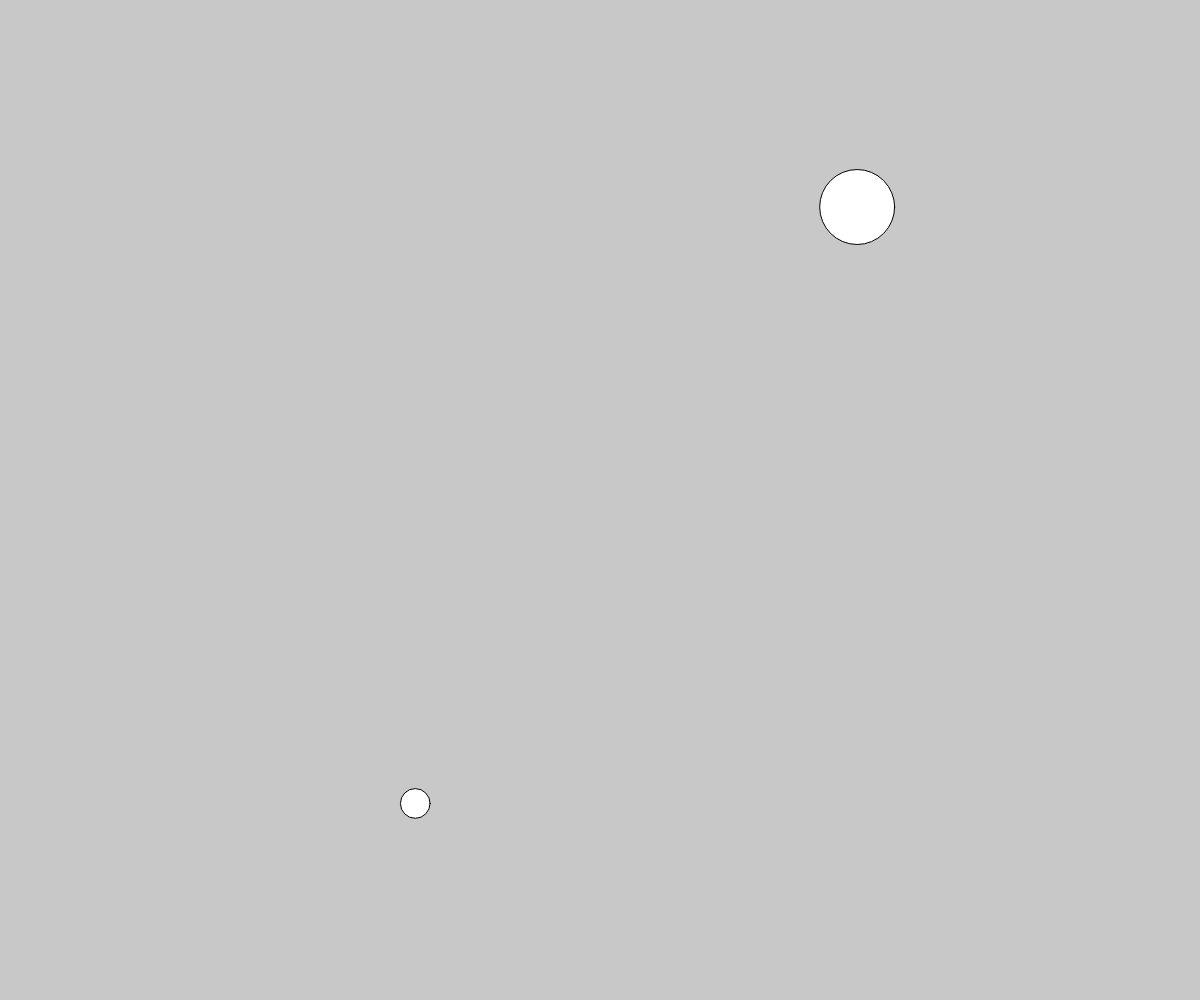
Frame 1 (no input)
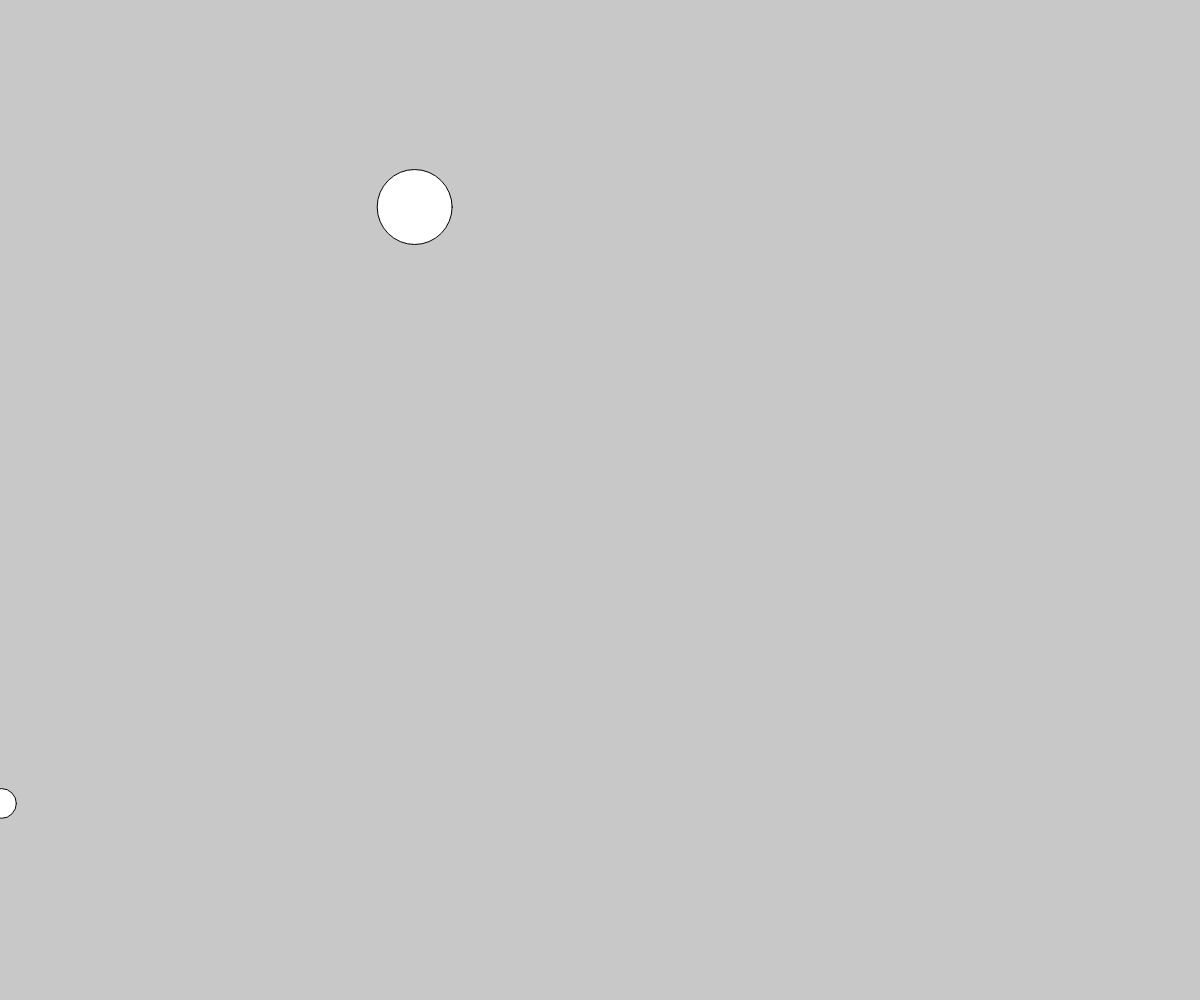
Frame 60 (no input)
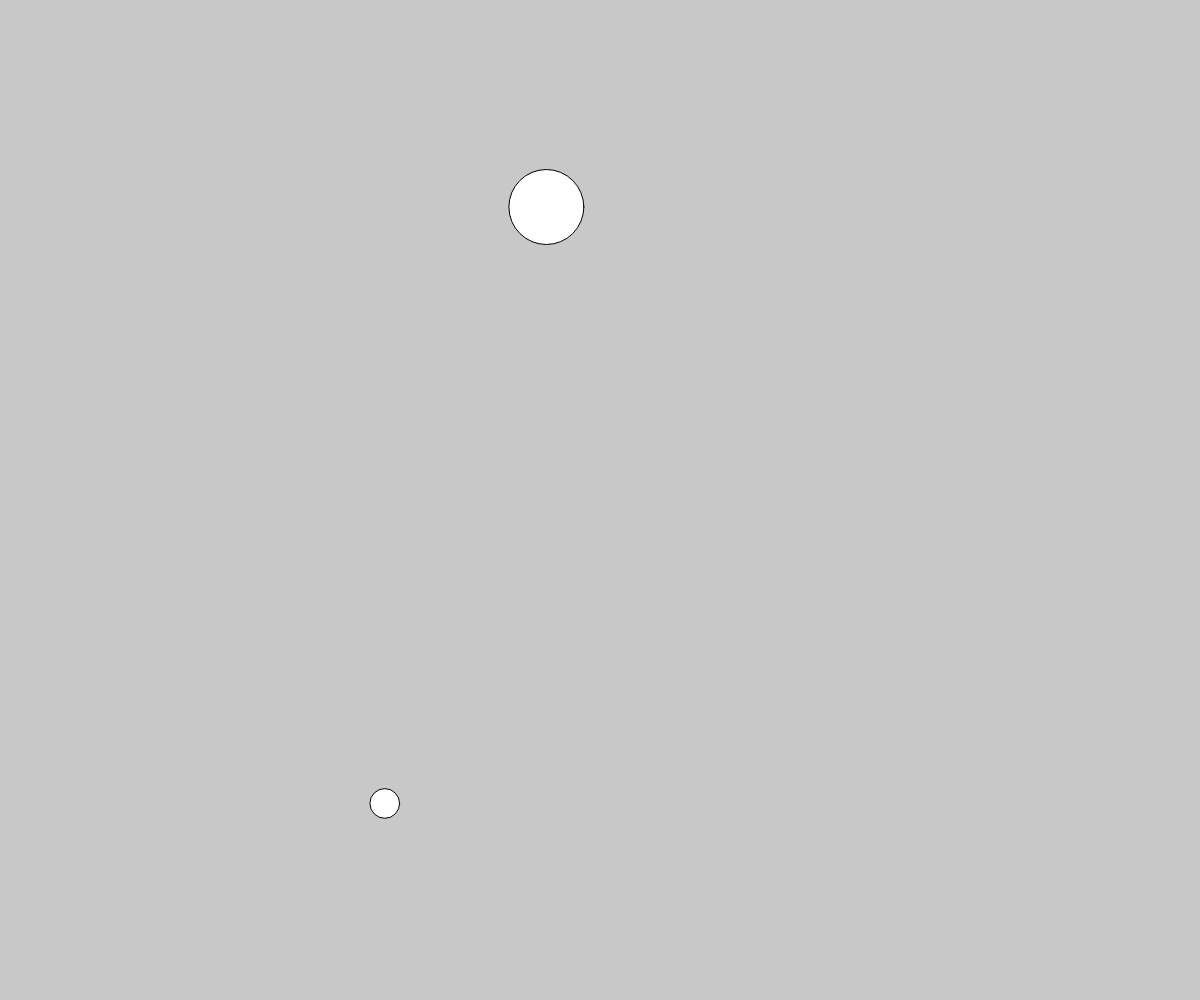
Frame 120 (the mouse pressed at the canvas centre since frame 60)

The p5.js sketch that drew these frames (run headless with seeded random() and noise() and a simulated clock; from frame 60 on, the mouse is pressed at the canvas centre):

// p5.js sketch
// ── sketch.js
let ball0;
let ball1;
function setup() {
  createCanvas(windowWidth, windowHeight);
  ball0 = new Ball(random(width), random(height))
  ball1 = new Ball(random(width), random(height))
}
function draw() {
  background(200);
  ball0.update()
  ball0.draw()
  ball1.update()
  ball1.draw()
}
class Ball {
  constructor(x, y, dy) {
    this.x = x;
    this.y = y
    this.dy = 0
    this.diameter = random(0, 100)
  }
  // containsPoint(x, y) {}
  // containsMouse() {}
  update() {
    // changes the properties
    this.x -= this.dy;
    this.dy += 0.25;
  }
  
  draw() {
    // renders the object
  
    circle(this.x, this.y, this.diameter)
    if (this.x <= 0) {
      this.dy *= -0.95;
    }
    
  }
}
